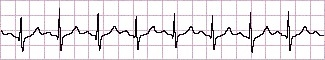
#> input picture sinusna_tahikardija.jpg, 325 x 60 px, found by its file name; its folder holds 3 pictures in this run
$ python main.py
#> lines starting #> are read from the running program, lines starting #| are printed output that depends on the picture; after the words box and inside, x2 and y2 are one past the last pixel; in counts of white or black regions, pixels touching at a corner belong together
import numpy as np
import cv2
import math


frequency = [300, 150, 100, 75, 60, 50]
#Sinusna bradikardija -> frekvencija < 60
#Sinusna tahikardija  -> 100 < frekvencija < 140
#Sinusna (respiratorna) aritmija -> Naizmenicni periodi tahikardije i bradikardije


def load_image(name):
    return cv2.imread(name + '.jpg')


def k_means_signal(name):
#> called with name = 'Input-images/sinusna_tahikardija'
    img = load_image(name)
#> in load_image, returned value is the input picture: shape (60, 325, 3); mean B, G, R 231.8, 229, 232.4
    Z = img.reshape((-1, 3))
    Z = np.float32(Z)

    # definisanje kriterijuma prestanka, broja klastera za K-means
    criteria = (cv2.TERM_CRITERIA_EPS + cv2.TERM_CRITERIA_MAX_ITER, 10, 1.0)
    K = 2
    ret, label, center = cv2.kmeans(Z, K, None, criteria, 10, cv2.KMEANS_RANDOM_CENTERS)
#> ret = 28713455.3; label = 19500 values, max 1 at index 0, min 0 at index 2659, mean 0.944; center = [[12.53, 7.36, 13.51], [244.7, 242.1, 245.3]]

    center = np.uint8(center)
#> center = [[12, 7, 13], [244, 242, 245]]
    res = center[label.flatten()]
    res2 = res.reshape((img.shape))
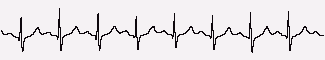
#> res2: shape (60, 325, 3); mean B, G, R 231.1, 228.9, 232.1

    #cv2.imshow('ECG', res2)
    # na slici se prikazuje signal koji je izdvojen iz originalne slike upotrebom klasterizacije (K-means sa 2 klastera)
    cv2.imwrite('Output-images/K-means-signal.jpg', res2)


def get_grid(name):
#> called with name = 'Input-images/sinusna_tahikardija'
    lower_range_grid = np.array([50,0,170], dtype=np.uint8)
    upper_range_grid = np.array([255,255,250], dtype=np.uint8)

    img = load_image(name)
    # setovanje prostora boja tako da se identifikuje mreza sa originalne slike
    hsv = cv2.cvtColor(img, cv2.COLOR_BGR2HSV)
#> hsv: shape (60, 325, 3); mean H, S, V 117.7, 12.5, 232.9

    mask_grid = cv2.inRange(hsv, lower_range_grid, upper_range_grid)
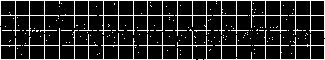
#> mask_grid: shape (60, 325); 14.8% white in thin lines or dots
    mask_grid_inv = cv2.bitwise_not(mask_grid)
#> mask_grid_inv: shape (60, 325); 85.2% white; black in thin lines or dots

    #cv2.imshow('Grid', mask_grid_inv)
    # na slici se prikazuje mreza koja je izdvojena iz originalne slike
    cv2.imwrite('Output-images/grid.jpg', mask_grid_inv)


def get_vertical_lines():
    img = cv2.imread('Output-images/grid.jpg')
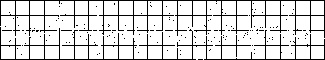
#> img: shape (60, 325, 3); min 0, max 255, mean 217
    height, width, depth = img.shape
#> height = 60; width = 325; depth = 3
    x_coordinates = []

    # pronalazenje x koordinata vertikalnih linija u mrezi
    for pixel in range(width):
        pixel_rgb = img[1, pixel]
        if(pixel_rgb[0] < 10 and pixel_rgb[1] < 10 and pixel_rgb[2] < 10):
            #cv2.circle(img, (pixel, 1), 1, (0,0,255), thickness=2, lineType=8, shift=0)
            x_coordinates.append(pixel)
#> this loop made 325 passes
#> pixel_rgb on passes 1 to 3: [1, 1, 1], [255, 255, 255], [255, 255, 255]
#> after the loop, x_coordinates = [0, 15, 29, 44, 59, 74, 88, 103, 118, 133, 147, 162, 177, 192, 206, 216, 221, 236, 251, 265, 280, 295, 310, 324]

    #cv2.imshow('Vertical lines', img)
    return x_coordinates


def get_boundaries_of_complex(row_height):
    # u metodi se traze granice prostora izmedju 2 R zupca susednih P-QRS-T kompleksa
    # tako sto se prolazi kroz pixele na y koordinati (prostor u 2. vrsti mreze, pocevsi od vrha iste)
    y = math.floor(row_height*1.5)
    black_spaces = []
    boundaries_complex = []

    img = cv2.imread('Output-images/K-means-signal.jpg')
    img = cv2.bitwise_not(img)
    height, width, depth = img.shape


    previous_pixel_black = False
    for pixel in range(width):
        pixel_rgb = img[y, pixel]
        if (pixel_rgb[0] < 20 and pixel_rgb[1] < 20 and pixel_rgb[2] < 20):
            # ukoliko smo naisli na prvi taman pixel, oznacavamo pocetak novog tamnog prostora
            if not previous_pixel_black:
                previous_pixel_black = True
                black_spaces.append([pixel, 0])
        else:
            # u suprotnom, oznacavamo kraj tekuceg tamnog prostora
            if previous_pixel_black:
                previous_pixel_black = False
                black_spaces[-1][1] = pixel
    # kao desnu granicu poslednjeg tamnog prostora postavljamo poslednji pixel slike
    black_spaces[-1][1] = width

    for i in black_spaces:
        cv2.circle(img, (i[0], y), 1, (0, 0, 255), thickness=2, lineType=8, shift=0)
        cv2.circle(img, (i[1], y), 1, (0, 255, 0), thickness=2, lineType=8, shift=0)
    cv2.imwrite('Output-images/Start-end-space-between-2-R-peak.jpg', img)
    #cv2.imshow('Boundaries of space between two P-QRS-T complex', img)


    # u listu boundaries_complex smestamo x koordinate sredina tamnih prostora pronadjenih u prethodnom delu
    # kako bismo oznacili granicu P-QRS-T kompleksa
    # kao levu granicu prvog P-QRS-T kompleksa postavljamo prvi pixel slike
    boundaries_complex.append(0)
    for i in range(1, len(black_spaces)-1):
        boundaries_complex.append(math.ceil((black_spaces[i][1] + black_spaces[i][0])/2))
    # kao desnu granicu poslednjeg P-QRS-T kompleksa postavljamo poslednji pixel slike
    boundaries_complex.append(width)

    img = cv2.imread('Output-images/K-means-signal.jpg')
    for x in boundaries_complex:
        cv2.circle(img, (x, y), 1, (255, 0, 0), thickness=2, lineType=8, shift=0)
    cv2.imwrite('Output-images/Boundaries-of-PQRST-complex.jpg', img)
    #cv2.imshow('Boundaries of P-QRS-T complex', img)

    return boundaries_complex


def find_peaks(boundaries, grid_row_height):
    # trazimo tacke na konturi EKG signala koje se nalaze iznad translirane x ose ( x = 1.5 * visina celije mreze)
    height_limit = grid_row_height*1.5

    img = cv2.imread('Output-images/K-means-signal.jpg')
    imgray = cv2.cvtColor(img, cv2.COLOR_BGR2GRAY)
    ret, thresh = cv2.threshold(imgray, 180, 180, 180)
    contours = cv2.findContours(thresh, cv2.RETR_CCOMP, cv2.CHAIN_APPROX_SIMPLE)[1]

    areas = []
    for i in range(len(contours)):
        areas.append([cv2.contourArea(contours[i]), i])
    areas = sorted(areas)

    # uzimamo najduzu konturu (najveca povrsina) - konturu signala
    contour_signal = contours[areas[-1][1]]
    cv2.drawContours(img, contours, areas[-1][1], (255, 0, 0), 1)
    #cv2.imshow('Contour of ECG signal', img)
    cv2.imwrite('Output-images/Contour-ECG.jpg', img)

    # definisemo listu recnika gde je kljuc redni broj P-QRS-T kompleksa, a vrednost je lista uredjenih parova
    # koji predstavljaju koordinate tacaka koje su kandidati za vrh R zupca u posmatranom kompleksu
    coordinates_of_all_peaks = {}
    for i in range(len(boundaries)-1):
        coordinates_of_all_peaks[i+1] = []


    for pair in contour_signal:
        # vrh R zupca trazimo na y koordinati koja je manja od 1.5 * visina celije mreze (kod pravilnog P-QRS-T kompleksa, R zubac ima
        # vrh u intervalu [0, 1/3] mreze, posmatrano sa vrha slike
        if(pair[0][1] <= height_limit):
            # trazimo odgovarajuci P-QRS-T kompleks kom pripada potencijalni vrh R zupca (na osnovu x koordinate tacke)
            for i in range(1, len(boundaries)):
                if(pair[0][0]) in range(boundaries[i-1], boundaries[i]):
                    coordinates_of_all_peaks[i].append([pair[0][1], pair[0][0]])
                    break


    peaks = []
    for complex in coordinates_of_all_peaks:
        # za svaki P-QRS-T kompleks (recnik u listi coordinates) sortiramo listu koordinata tacaka koje su potencijalni vrh R zupca
        peaks_of_one_complex = sorted(coordinates_of_all_peaks[complex])
        # nakon sortiranja biramo uredjeni par na prvom mestu, jer je to tacka cija je y koordinata najmanja - najvisa tacka R zupca
        peaks.append(peaks_of_one_complex[0])


    img = cv2.imread('Output-images/K-means-signal.jpg')
    for x in peaks:
        cv2.circle(img, (x[1], x[0]), 1, (0, 0, 255), thickness=2, lineType=8, shift=0)
    cv2.imwrite('Output-images/eaks-of-PQRST-complex.jpg', img)
    #cv2.imshow('Peaks of all P-QRS-T complex', img)

    return peaks


# [132 lines left out: functions calculate_width_R_R_interval, check_sin_tachycardia_bradycardia, check_sin_arrhythmia, not called in this run]


if __name__ == '__main__':
    file_name = 'Input-images/sinusna_tahikardija'
    k_means_signal(file_name)
    get_grid(file_name)
    vertical_lines_coordinate = get_vertical_lines()
#> vertical_lines_coordinate has the same summary as x_coordinates in get_vertical_lines

    grid_cell_width = vertical_lines_coordinate[1] - vertical_lines_coordinate[0]
#> grid_cell_width = 15
    boundaries = get_boundaries_of_complex(grid_cell_width)
#> in get_boundaries_of_complex, `y = math.floor(row_height*1.5)`: y = 22
#> in get_boundaries_of_complex, `img = cv2.bitwise_not(img)`:
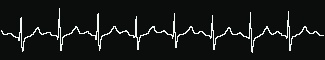
#> img: shape (60, 325, 3); mean B, G, R 25, 26, 23.8
#> the loop in get_boundaries_of_complex, `for pixel in range(width):` made 325 passes
#> pixel_rgb on passes 1 to 12: [12, 13, 11], [12, 13, 11], [12, 13, 11], [12, 13, 11], [12, 13, 11], [12, 13, 11], [12, 13, 11], [12, 13, 11], [12, 13, 11], [12, 13, 11], [12, 13, 11], [12, 13, 11]
#> after the loop in get_boundaries_of_complex, `for pixel in range(width):`: black_spaces = [[0, 20], [22, 58], [60, 97], [99, 135], [137, 173], [175, 212], [213, 250], [251, 287], [289, 0]]; previous_pixel_black = True
#> the loop in get_boundaries_of_complex, `for i in black_spaces:` made 9 passes
#> after the loop in get_boundaries_of_complex, `for i in black_spaces:`:
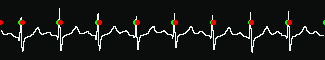
#> img: shape (60, 325, 3); 1.33% of pixels changed, all inside (x1, y1, x2, y2) = (0, 20, 325, 25)
#> the loop in get_boundaries_of_complex, `for i in range(1, len(black_spaces)-1):` made 7 passes
#> after the loop in get_boundaries_of_complex, `for i in range(1, len(black_spaces)-1):`: boundaries_complex = [0, 40, 79, 117, 155, 194, 232, 269]
#> the loop in get_boundaries_of_complex, `for x in boundaries_complex:` made 9 passes
#> x on passes 2 to 9: 40, 79, 117, 155, 194, 232, 269, 325
#> after the loop in get_boundaries_of_complex, `for x in boundaries_complex:`:
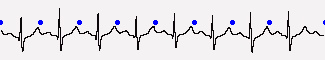
#> img: shape (60, 325, 3); mean B, G, R 230.1, 226.9, 229.1
#> boundaries = [0, 40, 79, 117, 155, 194, 232, 269, 325]

    peaks = find_peaks(boundaries, grid_cell_width)
#> in find_peaks, `height_limit = grid_row_height*1.5`: height_limit = 22.5
#> in find_peaks, `contours = cv2.findContours(thresh, cv2.RETR_CCOMP, cv2.CHAIN_APPROX_S..`: contours = []
#> (the run stopped early here; a loop or call above may not have finished)
